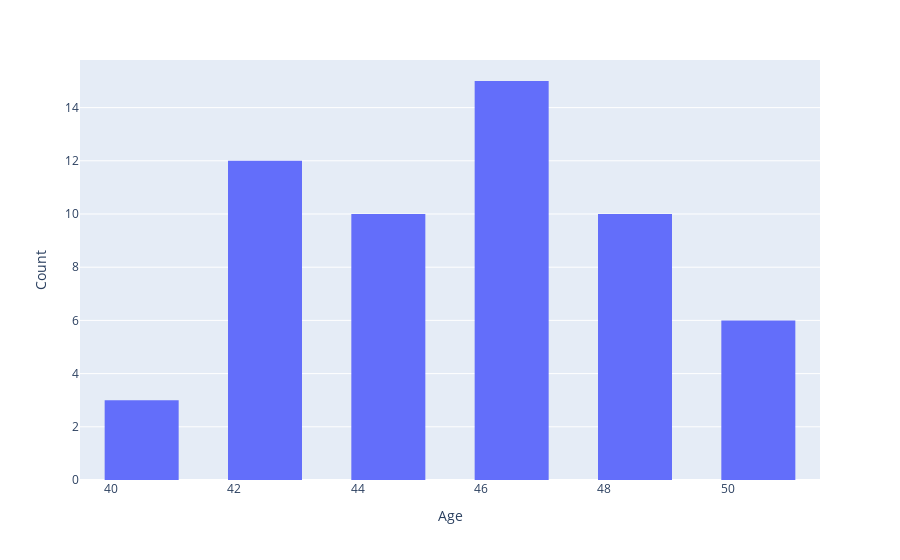

The code cell stored with this chart in its notebook:
### Code cell
#Plotting age distribution for patients who are between 41-50

age_bracket4 = data.query("(Age > 40) and (Age<=50)").reset_index()
print(f"Patients who are between 41-50: {age_bracket4.shape[0]:,}")

fig = px.histogram(age_bracket4, x="Age")
fig.update_layout(yaxis_title='Count', xaxis_title='Age', bargap=0.4)
fig.show()

### Figure 1 — Plotly figure (JSON) as saved in the notebook; plotly's stock layout.template omitted (floating-point values rounded to 4 significant figures)
{"data": [{"alignmentgroup": "True", "bingroup": "x", "hovertemplate": "Age=%{x}<br>count=%{y}<extra></extra>", "legendgroup": "", "marker": {"color": "#636efa", "pattern": {"shape": ""}}, "name": "", "offsetgroup": "", "orientation": "v", "showlegend": false, "type": "histogram", "x": [49, 49, 41, 50, 42, 48, 46, 50, 47, 42, 45, 47, 45, 45, 41, 44, 43, 46, 45, 49, 42, 49, 46, 48, 45, 43, 48, 46, 47, 44, 46, 48, 46, 42, 41, 49, 46, 46, 45, 47, 42, 47, 50, 50, 43, 44, 42, 43, 50, 43, 48, 42, 50, 46, 47, 44], "xaxis": "x", "yaxis": "y"}], "layout": {"bargap": 0.4, "barmode": "relative", "legend": {"tracegroupgap": 0}, "margin": {"t": 60}, "xaxis": {"anchor": "y", "domain": [0, 1], "title": {"text": "Age"}}, "yaxis": {"anchor": "x", "domain": [0, 1], "title": {"text": "Count"}}}}
